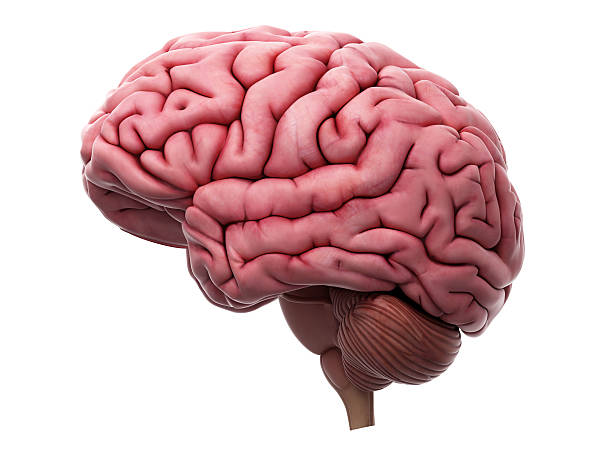
#> input picture brain.jpg, 612 x 459 px
$ jupyter execute 'CV4 longer.ipynb'   (older library calls are emulated)
#> lines starting #> are read from the running program, lines starting #| are printed output that depends on the picture; after the words box and inside, x2 and y2 are one past the last pixel; in counts of white or black regions, pixels touching at a corner belong together
[cell 1]
import cv2
import numpy as np

# Load the image
image_path = "brain.jpg"  # Replace with the path to your image
img = cv2.imread(image_path)
#> img is the input picture: shape (459, 612, 3); mean B, G, R 194, 191.6, 220.5

# Convert the image to grayscale
gray = cv2.cvtColor(img, cv2.COLOR_BGR2GRAY)
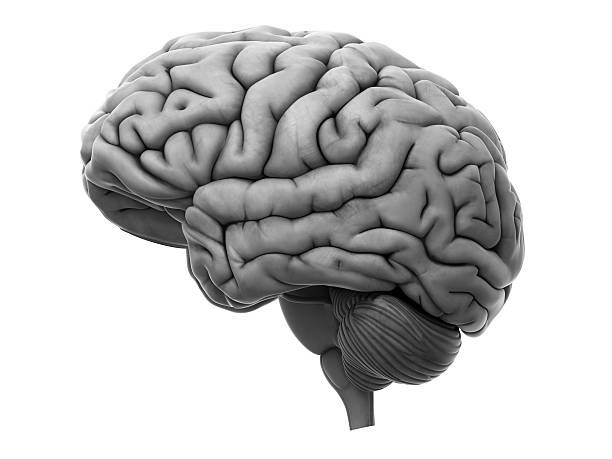
#> gray: shape (459, 612); min 0, max 255, mean 200.5

# Edge detection using Canny
edges_canny = cv2.Canny(gray, 100, 200)
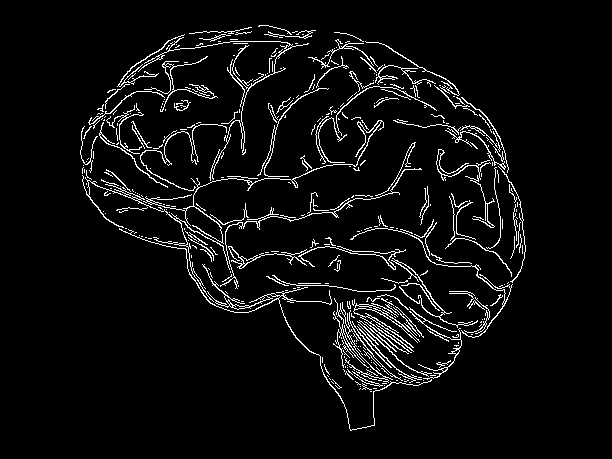
#> edges_canny: shape (459, 612); 5.1% white in thin lines or dots, all inside (x1, y1, x2, y2) = (80, 25, 526, 431)

# Sobel edge detection (Gradient in X and Y direction)
sobel_x = cv2.Sobel(gray, cv2.CV_64F, 1, 0, ksize=3)
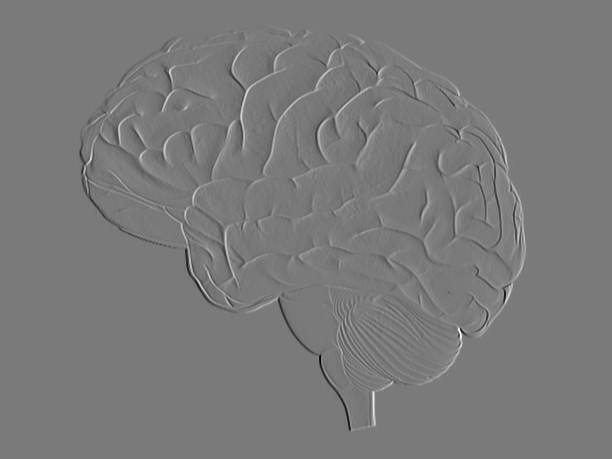
#> sobel_x: shape (459, 612) float64; min -880, max 951, mean 0; drawn with min black and max white
sobel_y = cv2.Sobel(gray, cv2.CV_64F, 0, 1, ksize=3)
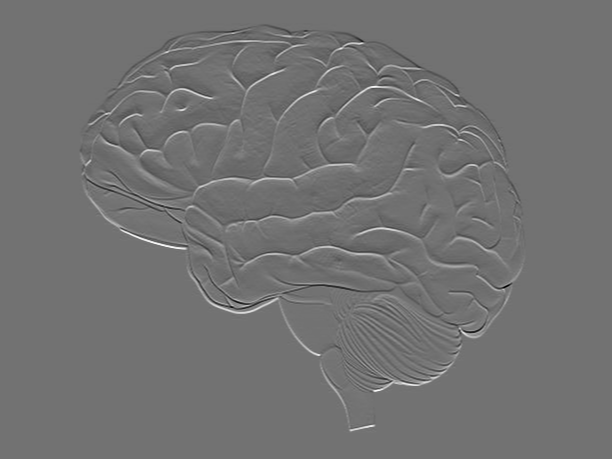
#> sobel_y: shape (459, 612) float64; min -772, max 951, mean 0; drawn with min black and max white

# Combine the Sobel gradients to get the overall magnitude of the edges
sobel_edges = cv2.magnitude(sobel_x, sobel_y)
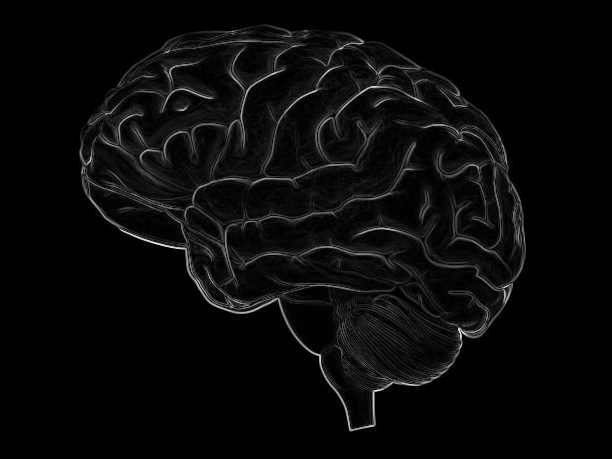
#> sobel_edges: shape (459, 612) float64; min 0, max 1022.3, mean 37.9; drawn with min black and max white

# Laplacian edge detection
laplacian = cv2.Laplacian(gray, cv2.CV_64F)
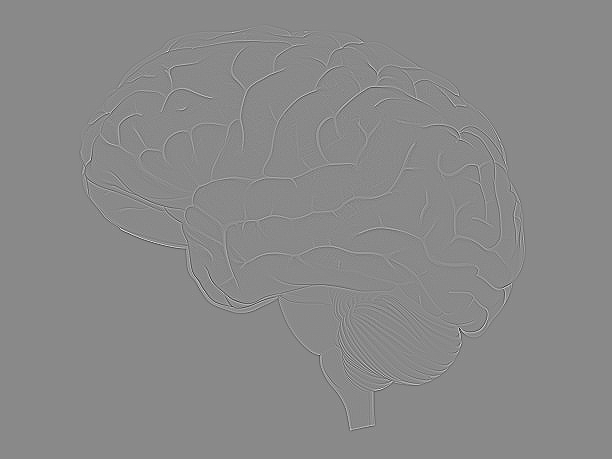
#> laplacian: shape (459, 612) float64; min -548, max 466, mean 0; drawn with min black and max white

# Texture extraction using an averaging filter
kernel = np.ones((5, 5), np.float32) / 25
texture = cv2.filter2D(gray, -1, kernel)
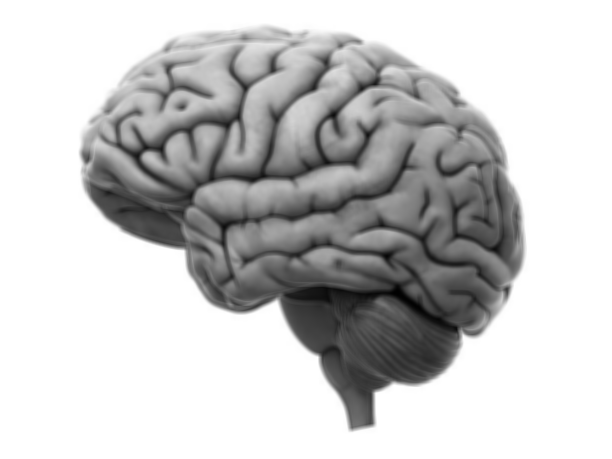
#> texture: shape (459, 612); min 1, max 255, mean 200.5

# Convert back to uint8 (0-255 range) for display purposes
sobel_edges = cv2.convertScaleAbs(sobel_edges)
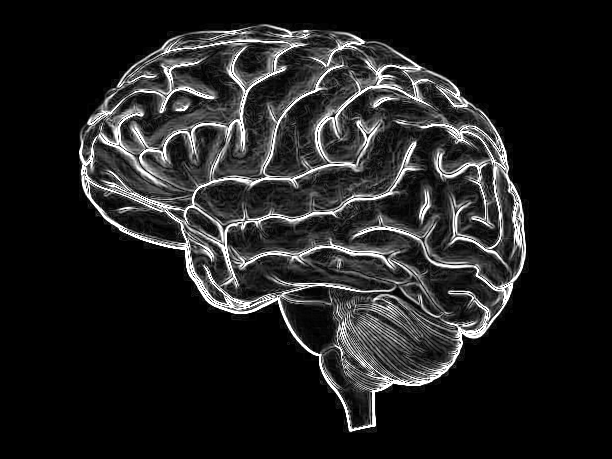
#> sobel_edges: shape (459, 612); min 0, max 255, mean 33.3
laplacian = cv2.convertScaleAbs(laplacian)
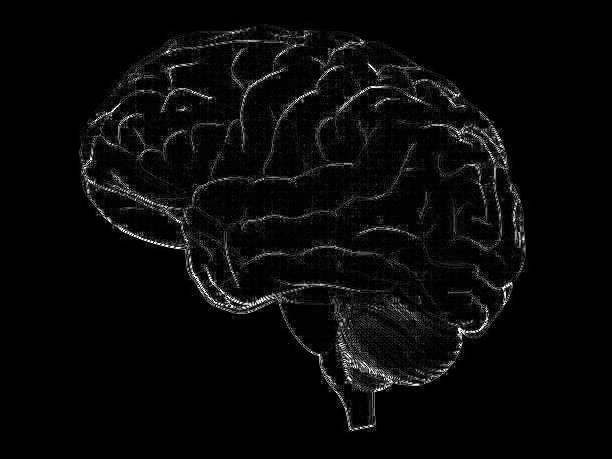
#> laplacian: shape (459, 612); min 0, max 255, mean 8.5

# Display the original image, edges, Sobel, and Laplacian results
cv2.imshow("Original Image", img)
cv2.imshow("Canny Edges", edges_canny)
cv2.imshow("Sobel Edges", sobel_edges)
cv2.imshow("Laplacian Edges", laplacian)
cv2.imshow("Texture", texture)

# Wait for a key press and then close all windows
cv2.waitKey(0)
cv2.destroyAllWindows()

$ run again, with nature.jpg copied over brain.jpg
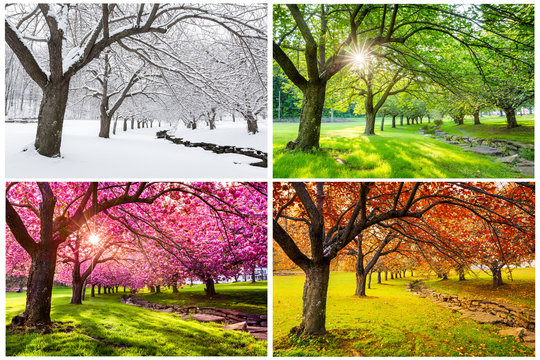
#> input picture nature.jpg, 540 x 360 px
#> img is the input picture: shape (360, 540, 3); mean B, G, R 94, 140.4, 156.3
#> `edges_canny = cv2.Canny(gray, 100, 200)`:
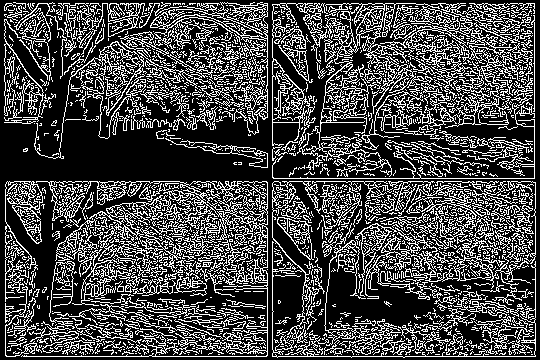
#> edges_canny: shape (360, 540); 28.1% white in thin lines or dots
#> `laplacian = cv2.convertScaleAbs(laplacian)`:
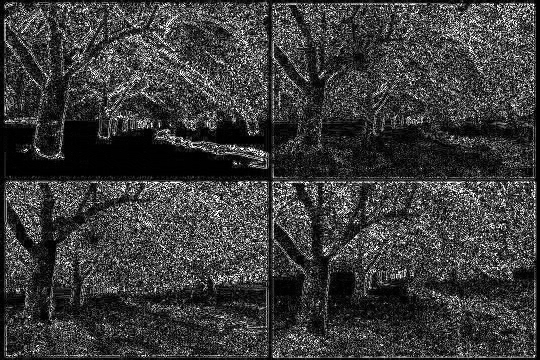
#> laplacian: shape (360, 540); min 0, max 255, mean 58.4
